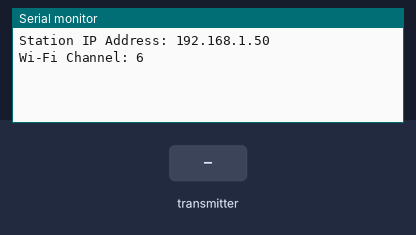
Bench run of a sketch on a simulated ESP8266 (NodeMCU). On the bench: the last lines printed to the serial monitor. The inputs (shaded band) are chosen by the test bench. WiFi joins after 1.5 s; servers stay silent unless stated.

Above: at 2.7 s.
2.8 s: the transmitter starts sending id = 0
At 3.12 s:
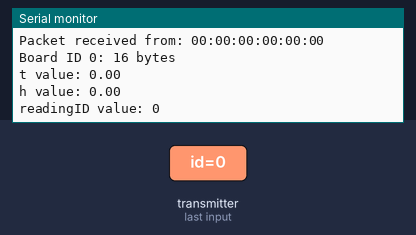
4.3 s: the transmitter starts sending temp = 25
5.8 s: the transmitter starts sending hum = 25
7.3 s: the transmitter starts sending readingId = 1
At 7.63 s:
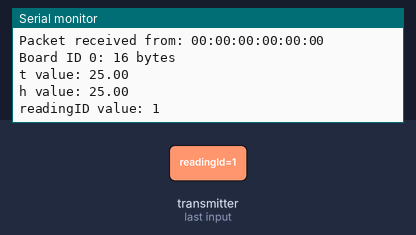
8.8 s: the transmitter starts sending id = 1
10.3 s: the transmitter starts sending temp = 50
Timing chart, 0 to 12.8 s (numbered marks = the images above; inputs shaded):
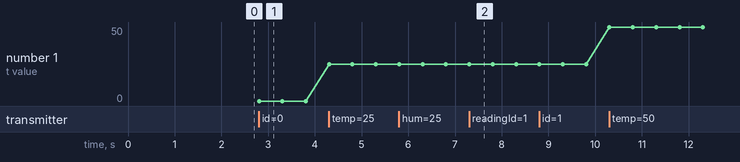

The sketch:

Receiver.ino
```cpp
#include <espnow.h>
#include <ESP8266WiFi.h>
#include "ESPAsyncWebServer.h"
#include "ESPAsyncTCP.h"
#include <Arduino_JSON.h>
#include <ESPAsyncWiFiManager.h>
#define RELAY_NO true

const char* ssid = "BSC";
const char* password = "32bsc2021";

const char* PARAM_INPUT_1 = "relay";
const char* PARAM_INPUT_2 = "state";


uint8_t role1Mac[] = {0xC4, 0x5B, 0xBE, 0x67, 0x9C, 0xEF};
uint8_t role2Mac[] = {0xC4, 0x5B, 0xC4, 0x67, 0xC4, 0x67};

typedef struct message  {
 int relay1;
} message ;

typedef struct struct_message {
  int id;
  float temp;
  float hum;
  unsigned int readingId;
} struct_message;

struct_message incomingReadings;
message  myData;

JSONVar board;
DNSServer dns;

AsyncWebServer server(80);
AsyncEventSource events("/events");

int temp = 0;

String success;

void OnDataRecv(uint8_t * mac_addr, uint8_t *incomingData, uint8_t len) {
  char macStr[18];
  Serial.print("Packet received from: ");
  snprintf(macStr, sizeof(macStr), "%02x:%02x:%02x:%02x:%02x:%02x",
           mac_addr[0], mac_addr[1], mac_addr[2], mac_addr[3], mac_addr[4], mac_addr[5]);
  Serial.println(macStr);
  memcpy(&incomingReadings, incomingData, sizeof(incomingReadings));

  board["id"] = incomingReadings.id;
  board["temperature"] = incomingReadings.temp;
  board["humidity"] = incomingReadings.hum;
  board["readingId"] = String(incomingReadings.readingId);
  String jsonString = JSON.stringify(board);
  events.send(jsonString.c_str(), "new_readings", millis());

  Serial.printf("Board ID %u: %u bytes\n", incomingReadings.id, len);
  Serial.printf("t value: %4.2f \n", incomingReadings.temp);
  Serial.printf("h value: %4.2f \n", incomingReadings.hum);
  Serial.printf("readingID value: %d \n", incomingReadings.readingId);
  Serial.println();
}

// Callback when data is sent
void OnDataSent(uint8_t *mac_addr, uint8_t sendStatus) {
  Serial.print("PAKET DURUMU: ");
  if (sendStatus == 0){
    Serial.println("Paket Basariyla Gonderildi!");
  }
  else{
    Serial.println("Hata!");
  }
}

const char index_html[] PROGMEM = R"rawliteral(
<!DOCTYPE HTML>
<html>

<head>
    <title>Small Paket Dashboard</title>
    <meta name="viewport" content="width=device-width, initial-scale=1">
    <link rel="stylesheet" type="text/css" href="//fonts.googleapis.com/css?family=Varela+Round" />
    <link rel="icon" href="data:,">
    <style>
        html {
            font-family: Futura, "Trebuchet MS", Arial, sans-serif;
            font-size: 20px;
            font-style: normal;
            font-variant: normal;
            font-weight: 500;
            line-height: 26.4px;
            display: inline-block;
            text-align: center;
        }

        h1 {
            font-size: 2rem;
        }

        body {
            margin: 0;
        }

        .topnav {
            overflow: hidden;
            background-color: #314568;
            color: white;
            font-size: 1.7rem;
        }

        .content {
            padding: 20px;
        }

        .card {
            background-color: rgb(255, 255, 255);
            box-shadow: 2px 2px 24px 1px rgb(180, 180, 180);
            border-radius: 16px;

        }

        .cards {
            max-width: 700px;
            margin: 0 auto;
            display: grid;
            grid-gap: 2rem;
            grid-template-columns: repeat(auto-fit, minmax(320px, 1fr));
        }

        .reading {
            font-size: 36px;
            font-weight: 500;
        }

        .timestamp {
            color: #000000;
            font-size: 16px;
            font-weight: 400;
        }

        .card-title {
            font-size: 22px;
            font-weight: bold;
        }

        .card.temperature {
            color: #000000;
        }

        .card.humidity {
            color: #50B8B4;
        }

        .switch {
            position: relative;
            display: inline-block;
            width: 120px;
            height: 68px
        }

        .switch input {
            display: none
        }

        .slider {
            position: absolute;
            top: 0;
            left: 0;
            right: 0;
            bottom: 0;
            background-color: #ccc;
            border-radius: 34px
        }

        .slider:before {
            position: absolute;
            content: "";
            height: 52px;
            width: 52px;
            left: 8px;
            bottom: 8px;
            background-color: #fff;
            -webkit-transition: .4s;
            transition: .4s;
            border-radius: 68px
        }

        input:checked+.slider {
            background-color: #2196F3
        }

        input:checked+.slider:before {
            -webkit-transform: translateX(52px);
            -ms-transform: translateX(52px);
            transform: translateX(52px)
        }
    </style>
</head>

<body style="background-color: rgb(231, 231, 231);">
    <div class="content">
        <div class="cards">
            <div class="card temperature">
                <p class="card-title"><i class="fas fa-thermometer-half"></i> Sicaklik</p>
                <p><span class="reading"><span id="t1"></span> &deg;C</span></p>
                <p class="timestamp">Son Okunma Zamani</p>
                <p class="timestamp"><span id="d1"></span></p>
            </div>
            <div class="card temperature">
                <p class="card-title"><i class="fas fa-thermometer-half"></i> Nem</p>
                <p><span class="reading"><span id="h1"></span> &deg;%</span></p>
                <p class="timestamp">Son Okunma Zamani</p>
                <p class="timestamp"><span id="d2"></span></p>
            </div>

            <h4>Relay 1</h4>
            <label class="switch">
                <input type="checkbox" onchange="toggleCheckbox(this)" id="1"><span class="slider"></span>
            </label>

            <h4>Relay 2</h4>
            <label class="switch">
                <input type="checkbox" onchange="toggleCheckbox(this)" id="2"><span class="slider"></span>
            </label>

        </div>
    </div>


      <script>

        function toggleCheckbox(element) {
            var xhr = new XMLHttpRequest();
            if (element.checked) {
                xhr.open("GET", "/update?relay=" + element.id + "&state=1", true);
            } else {
                xhr.open("GET", "/update?relay=" + element.id + "&state=0", true);
            }
            xhr.send();
        }

        if (!!window.EventSource) {
            var source = new EventSource('/events');
            source.addEventListener('open', function (e) {
                console.log("Events Connected");
            }, false);
            source.addEventListener('error', function (e) {
                if (e.target.readyState != EventSource.OPEN) {
                    console.log("Events Disconnected");
                }
            }, false);
            source.addEventListener('message', function (e) {
                console.log("message", e.data);
            }, false);
            source.addEventListener('new_readings', function (e) {
                console.log("new_readings", e.data);
                var obj = JSON.parse(e.data);
                document.getElementById("t1").innerHTML = obj.temperature.toFixed(2);
                document.getElementById("h1").innerHTML = obj.humidity.toFixed(0);
                document.getElementById("d1").innerHTML = getDateTime();
                document.getElementById("d2").innerHTML = getDateTime();
            }, false);
        }

    </script>
</body>

</html>)rawliteral";

void setup() {
  Serial.begin(9600);

  AsyncWiFiManager wifiManager(&server,&dns);

  WiFi.mode(WIFI_AP_STA);
  wifiManager.autoConnect("Venohome");


  Serial.print("Station IP Address: ");
  Serial.println(WiFi.localIP());
  Serial.print("Wi-Fi Channel: ");
  Serial.println(WiFi.channel());

  if (esp_now_init() != 0) {
    Serial.println("Error initializing ESP-NOW");
    return;
  }

  esp_now_set_self_role(ESP_NOW_ROLE_COMBO);
  esp_now_register_send_cb(OnDataSent);
  esp_now_add_peer(role1Mac, ESP_NOW_ROLE_COMBO, 9, NULL, 0);
  esp_now_add_peer(role2Mac, ESP_NOW_ROLE_COMBO, 9, NULL, 0);
  esp_now_register_recv_cb(OnDataRecv);

   server.on("/", HTTP_GET, [](AsyncWebServerRequest *request){
    request->send_P(200, "text/html", index_html);
  });

   server.on("/update", HTTP_GET, [] (AsyncWebServerRequest *request) {
    String inputMessage;
    String inputParam;
    String inputMessage2;
    String inputParam2;
    int roleNo;
    // GET input1 value on <ESP_IP>/update?relay=<inputMessage>
    if (request->hasParam(PARAM_INPUT_1) & request->hasParam(PARAM_INPUT_2)) {
      inputMessage = request->getParam(PARAM_INPUT_1)->value();
      inputParam = PARAM_INPUT_1;
      inputMessage2 = request->getParam(PARAM_INPUT_2)->value();
      inputParam2 = PARAM_INPUT_2;

    }
    else {
      inputMessage = "No message sent";
      inputParam = "none";
    }

    if(inputParam + inputMessage == "relay1"){

      Serial.println(inputParam + inputMessage + " - " + "Yeni Durum:" + inputMessage2);
      myData.relay1 = inputMessage2.toInt();
      esp_now_send(role1Mac, (uint8_t *) &myData, sizeof(myData));

    }

    if (inputParam + inputMessage == "relay2"){

      Serial.println(inputParam + inputMessage + " - " + "Yeni Durum:" + inputMessage2);
      myData.relay1 = inputMessage2.toInt();
      esp_now_send(role2Mac, (uint8_t *) &myData, sizeof(myData));

    }


    request->send(200, "text/plain", "OK");
  });

  events.onConnect([](AsyncEventSourceClient *client){
    if(client->lastId()){
      Serial.printf("Client reconnected! Last message ID that it got is: %u\n", client->lastId());
    }

    client->send("hello!", NULL, millis(), 10000);
  });
  server.addHandler(&events);
  server.begin();
}

void loop() {

  }
```

Measured:
- after the input at 2.8 s, the serial monitor: prints a new line at once (image 1)
- after the input at 7.3 s, the serial monitor: prints a new line at once (image 2)
- plotted number 1: 0 → 25 after the input at 4.3 s, 25 → 50 after the input at 10.3 s
